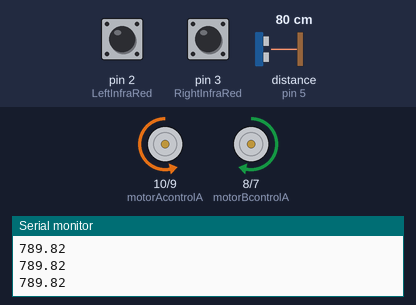
This sketch was run on a simulated Arduino Uno, built with avr-gcc and run on an emulated ATmega328P. On the bench: motor-driver pin pairs drawn as motors (green arrow = first pin HIGH = forward, orange = second pin HIGH = backward, longer = more drive, scaled by the enable pin), the last lines printed to the serial monitor. Wiring (inferred from the names in the program): ultrasonic range finder: trigger pin 4; echo pin 5. Inputs (shaded band) come from the test bench; at power-on: distance to the obstacle (sensor on pin 5) 80 cm, pin 2 (LeftInfraRed) LOW, pin 3 (RightInfraRed) LOW. The echo pulse lasts 58.3 µs per cm.

Above: at 1.2 s.
1.3 s: distance to the obstacle (sensor on pin 5) set to 23 cm
2.8 s: distance to the obstacle (sensor on pin 5) set to 18 cm
At 3.1 s:
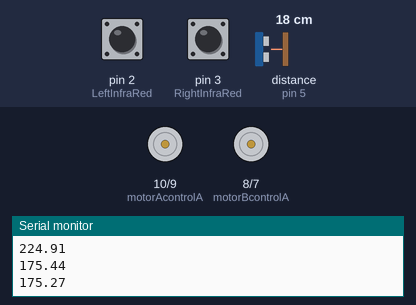
4.3 s: distance to the obstacle (sensor on pin 5) set to 35 cm
At 5.1 s:
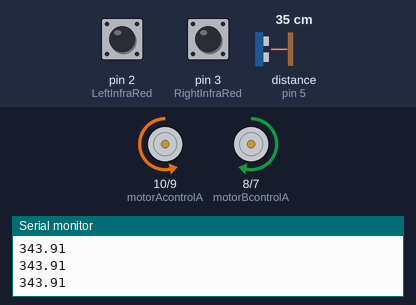
5.8 s: pin 2 (LeftInfraRed) pulled HIGH for 0.15 s
At 5.89 s:
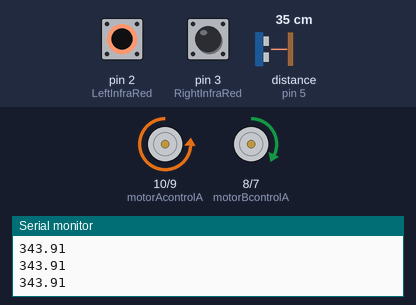
7.4 s: pin 3 (RightInfraRed) pulled HIGH for 0.15 s
At 7.5 s:
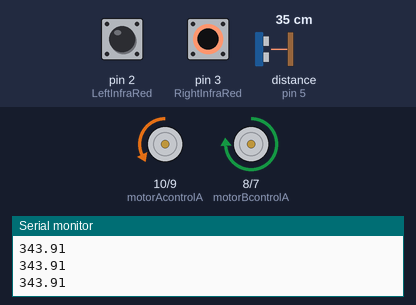
9.0 s: pin 3 (RightInfraRed) pulled HIGH for 3.2 s
At 13.6 s:
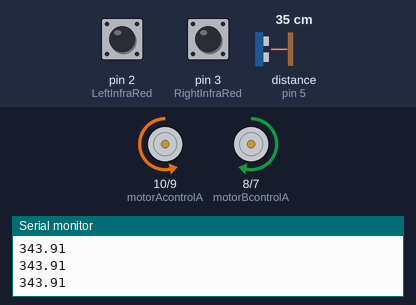
Timing chart, 0 to 14.7 s (numbered marks = the images above; inputs shaded):
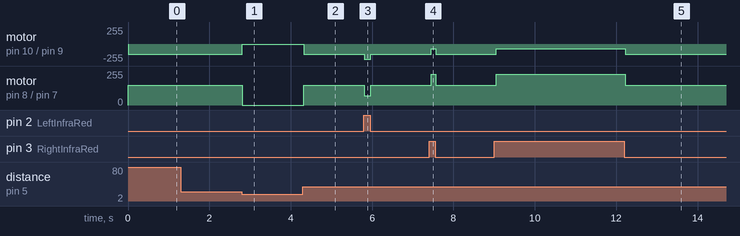

The sketch:

TryingTuesday.ino
```cpp
const int motorAenable = 11;
const int motorAcontrolA = 10;
const int motorAcontrolB = 9;

const int motorBcontrolA = 8;
const int motorBcontrolB = 7;
const int motorBenable = 6;

const int LeftInfraRed = 2;
const int RightInfraRed = 3;

int baseSpeed = 150;
int turnSpeed = 80;

const int triggerPin = 4;
const int echoPin = 5;
float distanceFromObject;

enum State { FollowingLine, ObstacleDetected };
enum LineType { Straight, TurningLeft, TurningRight };
State activeState = FollowingLine;
LineType line = Straight;

int RightInfraRedValue;
int LeftInfraRedValue;

// Motor control functions
void motorABackward(int speedA) {
  analogWrite(motorAenable, speedA);
  digitalWrite(motorAcontrolA, HIGH);
  digitalWrite(motorAcontrolB, LOW);
}

void motorBBackward(int speedB) {
  analogWrite(motorBenable, speedB);
  digitalWrite(motorBcontrolA, LOW);
  digitalWrite(motorBcontrolB, HIGH);
}

void motorAForward(int speedA) {
  analogWrite(motorAenable, speedA);
  digitalWrite(motorAcontrolA, LOW);
  digitalWrite(motorAcontrolB, HIGH);
}

void motorBForward(int speedB) {
  analogWrite(motorBenable, speedB);
  digitalWrite(motorBcontrolA, HIGH);
  digitalWrite(motorBcontrolB, LOW);
}

void motorAStop() {
  analogWrite(motorAenable, 0);
}

void motorBStop() {
  analogWrite(motorBenable, 0);
}

void forward(int carSpeed) {
  motorAForward(carSpeed);
  motorBForward(carSpeed);
}

void stop() {
  motorAStop();
  motorBStop();
}

void turn180() {
  motorABackward(baseSpeed);
  motorBForward(baseSpeed);
  delay(1000);  // Adjust this delay based on your motor speed and desired turn time
  stop();
}

void activateTriggerPin() {
  digitalWrite(triggerPin, LOW);
  delayMicroseconds(2);
  digitalWrite(triggerPin, HIGH);
  delayMicroseconds(10);
  digitalWrite(triggerPin, LOW);
}

float measureDistance() {
  activateTriggerPin();
  long travelTime = pulseIn(echoPin, HIGH);
  return travelTime * 0.34 / 2;  // Distance in mm
}

void readInfraRed() {
  RightInfraRedValue = digitalRead(RightInfraRed);
  LeftInfraRedValue = digitalRead(LeftInfraRed);
}

void setup() {
  Serial.begin(9600);

  pinMode(motorAcontrolA, OUTPUT);
  pinMode(motorAcontrolB, OUTPUT);
  pinMode(motorBcontrolA, OUTPUT);
  pinMode(motorBcontrolB, OUTPUT);
  pinMode(motorAenable, OUTPUT);
  pinMode(motorBenable, OUTPUT);

  pinMode(LeftInfraRed, INPUT);
  pinMode(RightInfraRed, INPUT);

  pinMode(triggerPin, OUTPUT);
  pinMode(echoPin, INPUT);

  analogWrite(motorAenable, 150);  // Initial speed of Motors
  analogWrite(motorBenable, 150);
}

void avoidObject() {
  distanceFromObject = measureDistance();
  Serial.println(distanceFromObject);
  if (distanceFromObject <= 200) {
    activeState = ObstacleDetected;
  } else {
    activeState = FollowingLine;
  }
}

void turnRight() {
  motorAForward(baseSpeed + turnSpeed);
  motorBForward(baseSpeed - turnSpeed);
}

void turnLeft() {
  motorAForward(baseSpeed - turnSpeed);
  motorBForward(baseSpeed + turnSpeed);
}

void goBackward() {
  motorABackward(baseSpeed);
  motorBBackward(baseSpeed);
}

void loop() {
  readInfraRed();
  avoidObject();

  switch (activeState) {
    case FollowingLine: {
      if (RightInfraRedValue == HIGH && LeftInfraRedValue == LOW) {
        line = TurningLeft;
      } else if (RightInfraRedValue == LOW && LeftInfraRedValue == HIGH) {
        line = TurningRight;
      } else {
        line = Straight;
      }

      switch (line) {
        case Straight:
          forward(baseSpeed);
          break;
        case TurningLeft:
          turnLeft();
          line = Straight;
          break;
        case TurningRight:
          turnRight();
          line = Straight;
          break;
      }
      break;
    }
    case ObstacleDetected:
      stop();
      delay(100);  // Delay to prevent infinite loop
      if (distanceFromObject > 200) {
        activeState = FollowingLine;
      }
      break;
  }

  delay(50);  // Small delay to make the system more stable
}
```

Measured:
- the behaviour switches between 21 and 20 cm on distance to the obstacle (sensor on pin 5) (found by bisection; images 0 and 1)
- after the input at 2.8 s, motor on pin 10 (motorAcontrolA) / pin 9 (motorAcontrolB): backward 150/255 → stopped at once; motor on pin 8 (motorBcontrolA) / pin 7 (motorBcontrolB): forward 150/255 → stopped at once
- after the input at 4.3 s, motor on pin 10 (motorAcontrolA) / pin 9 (motorAcontrolB): stopped → backward 150/255 at once; motor on pin 8 (motorBcontrolA) / pin 7 (motorBcontrolB): stopped → forward 150/255 at once
- after the input at 5.8 s, motor on pin 10 (motorAcontrolA) / pin 9 (motorAcontrolB): backward 150/255 → backward 230/255 at once, → backward 150/255 0.16 s later; motor on pin 8 (motorBcontrolA) / pin 7 (motorBcontrolB): forward 150/255 → forward 70/255 at once, → forward 150/255 0.16 s later
- after the input at 7.4 s, motor on pin 10 (motorAcontrolA) / pin 9 (motorAcontrolB): backward 150/255 → backward 70/255 after 0.05 s, → backward 150/255 0.11 s later; motor on pin 8 (motorBcontrolA) / pin 7 (motorBcontrolB): forward 150/255 → forward 230/255 after 0.05 s, → forward 150/255 0.11 s later
- after the input at 9.0 s, motor on pin 10 (motorAcontrolA) / pin 9 (motorAcontrolB): backward 150/255 → backward 70/255 after 0.05 s, → backward 150/255 3.2 s later; motor on pin 8 (motorBcontrolA) / pin 7 (motorBcontrolB): forward 150/255 → forward 230/255 after 0.05 s, → forward 150/255 3.2 s later
